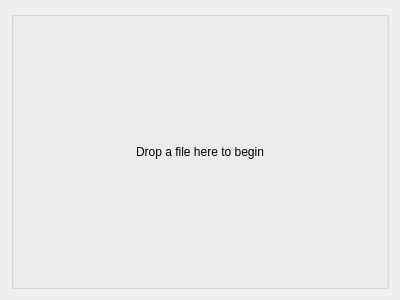
<?xml version="1.0" encoding="UTF-8"?>
<ui version="4.0">
 <class>Drop</class>
 <widget class="QWidget" name="Drop">
  <property name="geometry">
   <rect>
    <x>0</x>
    <y>0</y>
    <width>400</width>
    <height>300</height>
   </rect>
  </property>
  <property name="windowTitle">
   <string>Form</string>
  </property>
  <layout class="QHBoxLayout" name="horizontalLayout">
   <item>
    <widget class="QGroupBox" name="groupBox">
     <property name="title">
      <string/>
     </property>
     <layout class="QHBoxLayout" name="horizontalLayout_2">
      <item>
       <widget class="QLabel" name="label">
        <property name="text">
         <string>Drop a file here to begin</string>
        </property>
        <property name="alignment">
         <set>Qt::AlignCenter</set>
        </property>
       </widget>
      </item>
     </layout>
    </widget>
   </item>
  </layout>
 </widget>
 <resources/>
 <connections/>
</ui>
